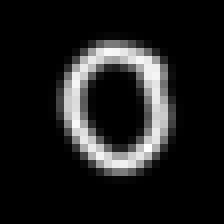
%> input picture images/0.png, 28 x 28 px (shown 8 times larger)
$ octave realWorldTesting.m   (GNU Octave 9; MATLAB toolbox functions it lacks are replaced by stand-ins)
%> lines starting %> are read from the running program, lines starting %| are printed output that depends on the picture
### matlab/conv_layer_forward.m
function [output] = conv_layer_forward(input, layer, param)
% Conv layer forward
% input: struct with input data
% layer: convolution layer struct
% param: weights for the convolution layer

% output:
h_in = input.height;
w_in = input.width;
c = input.channel;
batch_size = input.batch_size;
k = layer.k;
pad = layer.pad;
stride = layer.stride;
num = layer.num;
% resolve output shape
h_out = (h_in + 2*pad - k) / stride + 1;
w_out = (w_in + 2*pad - k) / stride + 1;
assert(h_out == floor(h_out), 'h_out is not integer')
assert(w_out == floor(w_out), 'w_out is not integer')
input_n.height = h_in;
input_n.width = w_in;
input_n.channel = c;

% Iterate over the each image in the batch, compute response,
% Fill in the output datastructure with data, and the shape.

output.height = h_out;
output.width = w_out;
output.channel = num;
output.batch_size = input.batch_size;
output.data = zeros([h_out, w_out, num, batch_size]);
ker = reshape(param.w, k,k,c,num);
padding = floor(k / 2);
for batch = 1:batch_size
    dat = reshape(input.data(:,batch), input.height, input.width, input.channel);
    %Zero pad dat
    paddedImage = padarray(dat, [pad pad], 'both');
    for n = 1:num
        row = 1;
        %Convolution
        for i = padding+1:stride:size(paddedImage, 1) - padding
            col = 1;
            for j = padding+1:stride:size(paddedImage, 2) - padding
                val = 0;
                for kRow = -padding:padding
                    for kCol = -padding:padding
                        for kDep = 1:c
                            val = val + paddedImage(i+kRow,j+kCol,kDep) * ker(kRow+padding+1,kCol+padding+1,kDep,n);
                        end
                    end
                end
                output.data(row,col,n,batch) = val;
                col = col+1;
            end
            row = row+1;
        end
        output.data(:,:,n,batch) = output.data(:,:,n,batch) + param.b(n);
    end
end
output.data = reshape(output.data, h_out*w_out*num, batch_size);

end

### matlab/relu_forward.m
function [output] = relu_forward(input)

    output.height = input.height;
    output.width = input.width;
    output.channel = input.channel;
    output.batch_size = input.batch_size;

    output.data = max(input.data, 0);

end

### matlab/pooling_layer_forward.m
function [output] = pooling_layer_forward(input, layer)

    h_in = input.height;
    w_in = input.width;
    c = input.channel;
    batch_size = input.batch_size;
    k = layer.k;
    pad = layer.pad;
    stride = layer.stride;

    h_out = (h_in + 2*pad - k) / stride + 1;
    w_out = (w_in + 2*pad - k) / stride + 1;

    output.height = h_out;
    output.width = w_out;
    output.channel = c;
    output.batch_size = input.batch_size;

    output.data = zeros([h_out, w_out, c, batch_size]);
    for batch = 1:batch_size
        dat = reshape(input.data(:,batch), input.height, input.width, input.channel);
        for ch = 1:c
            row = 1;
            im = dat(:,:,ch);
            %Zero pad dat
            paddedImage = padarray(im, [pad pad], 'both');
            %Convolution
            for i = pad+1:stride:size(paddedImage, 1) - pad
                col = 1;
                for j = pad+1:stride:size(paddedImage, 2) - pad
                    max = 0;
                    for kRow = 0:k-1
                        for kCol = 0:k-1
                            if paddedImage(i+kRow,j+kCol) > max
                                max = paddedImage(i+kRow,j+kCol);
                            end
                        end
                    end
                    output.data(row,col,ch,batch) = max;
                    col = col+1;
                end
                row = row+1;
            end
        end
    end
    output.data = reshape(output.data, h_out*w_out*c, batch_size);
end

### matlab/inner_product_forward.m
function [output] = inner_product_forward(input, layer, param)

d = size(input.data, 1);
k = size(input.data, 2); % batch size
n = size(param.w, 2);

output.data = zeros([n, k]);
output.height = layer.num;
output.width = input.width;
output.channel = input.channel;
output.batch_size = input.batch_size;

for i = 1:k
    output.data(:,i) = param.w' * input.data(:,i) + param.b';
end

### matlab/convnet_forward.m
function [output, P] = convnet_forward(params, layers, data)
    l = length(layers);
    %batch_size = layers{1}.batch_size;
    assert(strcmp(layers{1}.type, 'DATA') == 1, 'first layer must be data layer');
    output{1}.data = data;
    output{1}.height = layers{1}.height;
    output{1}.width = layers{1}.width;
    output{1}.channel = layers{1}.channel;
    output{1}.batch_size = layers{1}.batch_size;
    output{1}.diff = 0;
    for i = 2:l-1
        switch layers{i}.type
            case 'CONV'
                output{i} = conv_layer_forward(output{i-1}, layers{i}, params{i-1});
            case 'POOLING'
                output{i} = pooling_layer_forward(output{i-1}, layers{i});
            case 'IP'
                output{i} = inner_product_forward(output{i-1}, layers{i}, params{i-1});
            case 'RELU'
                output{i} = relu_forward(output{i-1});
            case 'ELU'
                output{i} = elu_forward(output{i-1}, layers{i});
        end
    end
    if nargout > 1
        W = bsxfun(@plus, params{l-1}.w * output{l-1}.data, params{l-1}.b);
        W = [W; zeros(1, size(W, 2))];
        W=bsxfun(@minus, W, max(W));
        W=exp(W);

        % Convert to Probabilities by normalizing
        P=bsxfun(@rdivide, W, sum(W));
    end
end

### matlab/get_lenet.m
function layers = get_lenet()

    layers{1}.type = 'DATA';
    layers{1}.height = 28;
    layers{1}.width = 28;
    layers{1}.channel = 1;
    layers{1}.batch_size = 100;

    layers{2}.type = 'CONV';
    layers{2}.num = 20;
    layers{2}.k = 5;
    layers{2}.stride = 1;
    layers{2}.pad = 0;
    layers{2}.group = 1;

    layers{3}.type = 'RELU';

    layers{4}.type = 'POOLING';
    layers{4}.k = 2;
    layers{4}.stride = 2;
    layers{4}.pad = 0;


    layers{5}.type = 'CONV';
    layers{5}.k = 5;
    layers{5}.stride = 1;
    layers{5}.pad = 0;
    layers{5}.group = 1;
    layers{5}.num = 50;

    layers{6}.type = 'RELU';

    layers{7}.type = 'POOLING';
    layers{7}.k = 2;
    layers{7}.stride = 2;
    layers{7}.pad = 0;

    layers{8}.type = 'IP';
    layers{8}.num = 500;
    layers{8}.init_type = 'uniform';

    layers{9}.type = 'RELU';

    layers{10}.type = 'LOSS';
    layers{10}.num = 10;

end

### matlab/realWorldTesting.m
% Q3.3 Classifying 8 Real World Examples (numbers from 0 - 7)

% get layers
layers = get_lenet();

%load model
load lenet.mat

layers{1}.batch_size = 1;
predictions = zeros(1,8);
for number = 1:8
    % Real world examples are 0,1,2,3,4,5,6,7
    fileName = sprintf('%d.png', number-1);
    img = imread(fileName);
%> img is the input picture: size 28x28x3 uint16; min 0, max 64769, mean 7391.7
    img = rgb2gray(img)';
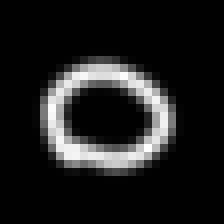
%> img: size 28x28 uint16 (shown 8 times larger); min 0, max 64769, mean 7391.7; drawn with min black and max white
    img = reshape(img, 28*28,1);
%> img = 784 values, max 64769 at index 523, min 0 at index 1, mean 7391.7
    [output,P] = convnet_forward(params, layers, img);
%> the loop in convnet_forward, `for i = 2:l-1` made 8 passes
%> after the loop in convnet_forward, `for i = 2:l-1`: output = 9 items
%> in convnet_forward, `W = bsxfun(@plus, params{l-1}.w * output{l-1}.data, params{l-1}.b);`: W = [127689.6; -380193.5; -91592.8; -204501.8; -119406.9; -113840.7; -80184.9; -106876.5; -12509.2]
%> in convnet_forward, `W=bsxfun(@minus, W, max(W));`: W = [0; -507883; -219282.4; -332191.3; -247096.5; -241530.3; -207874.4; -234566.1; -140198.8; -127689.6]
%> in convnet_forward, `W=exp(W);`: W = [1; 0; 0; 0; 0; 0; 0; 0; 0; 0]
%> output = 9 items; P = [1; 0; 0; 0; 0; 0; 0; 0; 0; 0]
    [~,ind] = max(P);
%> ind = 1
%> (the run ends here)
